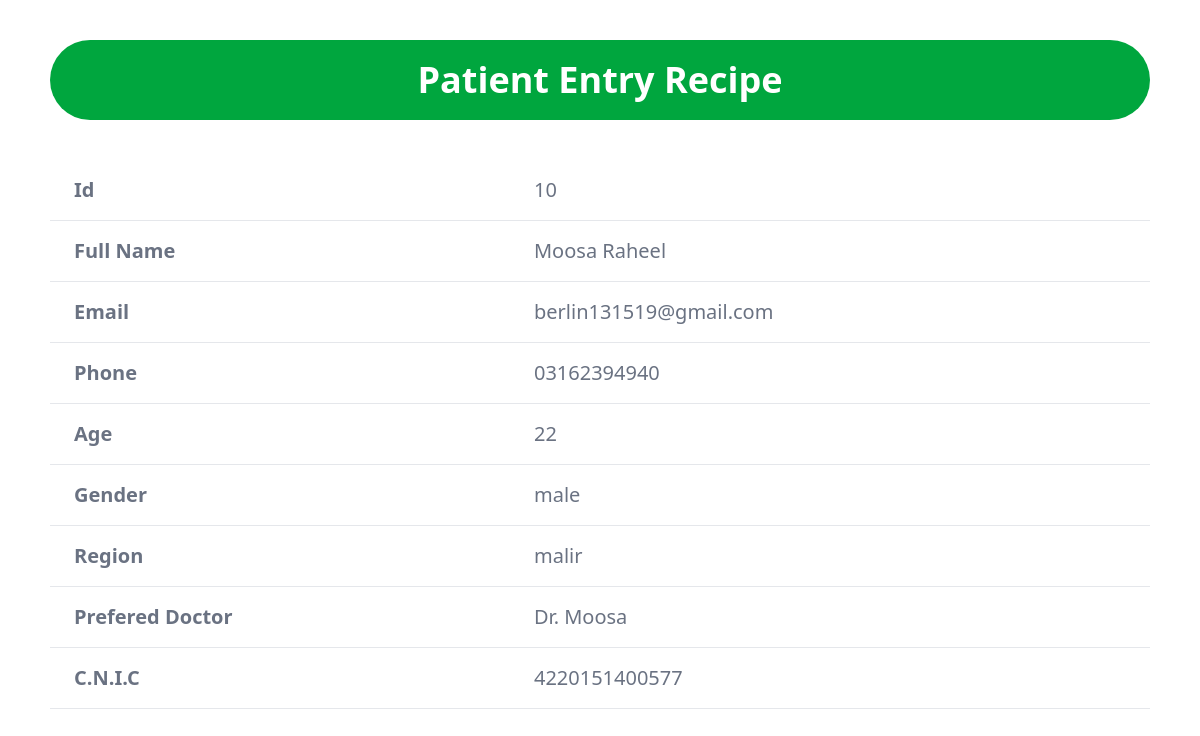
The app's page /patient-info/10/ with its own data.
### hms_operator/models.py (models this page shows, shortened)
class Patient(models.Model):
    full_name = models.CharField(max_length=120)
    email = models.EmailField(max_length=70)
    phone = models.CharField(max_length=15)
    age = models.PositiveIntegerField()
    gender = models.CharField(choices=GENDER_CHOICES)
    region = models.CharField(max_length=20, choices=REGION_CHOICES)
    prefered_doctor = models.CharField(max_length=20, choices=DOCTORS)
    cnic = models.CharField(max_length=13)
    date = models.DateField(auto_now=True)
    time = models.TimeField(auto_now=True)

### base/views.py (the view)
# urls.py: path("patient-info/<int:id>/", views.patient_info)
def patient_info(request,id):
    try:
        patient = Patient.objects.get(pk=id)
        patient = model_to_dict(patient)
    except:
        patient = None
    return render(request, "patient_info.html", {"patient" : patient})

### base/templates/patient_info.html (shortened to what this page needs)
{% extends "base.html" %}
{% load static %}
{% block content %}
<div class="w-11/12 mx-auto my-10 print-area">
    <h1 class="bg-green-600 lg:text-4xl text-2xl text-center text-white font-bold lg:py-5 py-2 rounded-full">Patient Entry Recipe</h1>
<div class="relative overflow-x-auto ">
    {% if patient %}
    <table class="w-full text-left rtl:text-right text-gray-500  mt-10 lg:text-xl text:lg">
        <tbody>
            {% for key, value in patient.items %}
             <tr class="bg-white border-b 0 border-gray-200">
                <td class="lg:px-6 px-3 lg:py-4 py-2 font-bold">
                    {% if key == "prefered_doctor" %}
                    Prefered Doctor
                    {% elif key == "cnic" %}
                    C.N.I.C
                    {% elif key == "full_name" %}
                    Full Name
                    {% else %}
                    {{key | capfirst}}
                    {% endif %}
                </td>
                <td class="lg:px-6 px-3 lg:py-4 py-2">
                    {{value}}
                </td>
            </tr>
            {% endfor %}
        </tbody>
    </table>
    {% else %}
    <h2 class="text-center text-5xl font-bold my-6">No Data Found</h2>
    {% endif %}
</div>
</div>
{% endblock content %}

### records on screen
Patient: patient "Moosa Raheel" "berlin131519@gmail.com" "03162394940" "male" "malir" "Dr. Moosa" "4220151400577"

### other values on screen
{{ key | capfirst }} "Id" "Email" "Phone" "Age" "Gender" "Region"
{{ value }} "10" "22"
